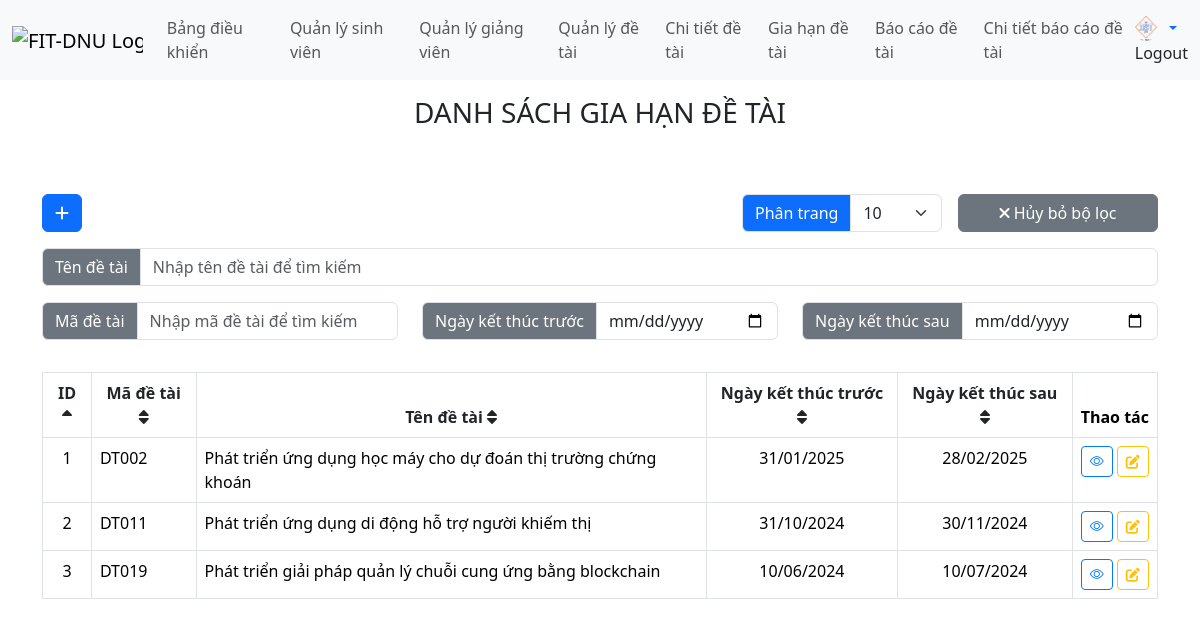
The page /views/project_extensions.php (signed in) on the database its author committed.
### tables this page shows
CREATE TABLE project_extensions (
    id INT NOT NULL AUTO_INCREMENT,
    project_id INT NOT NULL,
    time DATETIME NOT NULL,
    datefinish_before DATE NOT NULL,
    datefinish_after DATE NOT NULL,
    uuid VARCHAR(255) NOT NULL UNIQUE,
    file MEDIUMBLOB NOT NULL,
    PRIMARY KEY (id),
    INDEX idx_uuid (uuid),
    FOREIGN KEY (project_id) REFERENCES projects(id) ON DELETE CASCADE,
    CONSTRAINT check_extension_dates CHECK (datefinish_after >= datefinish_before)
);

CREATE TABLE projects (
    id INT NOT NULL AUTO_INCREMENT,
    project_code VARCHAR(15) NOT NULL UNIQUE,
    project_name NVARCHAR(250) NOT NULL UNIQUE,
    date_created DATETIME NOT NULL,
    date_start DATE NOT NULL,
    date_finish DATE NOT NULL,
    status ENUM('Not started', 'In progress', 'Completed', 'Canceled', 'Pending extension') NOT NULL,
    number_extension INT NOT NULL DEFAULT 2 CHECK (number_extension >= 0),
    uuid VARCHAR(255) NOT NULL UNIQUE,
    file MEDIUMBLOB NOT NULL,
    PRIMARY KEY (id),
    INDEX idx_uuid (uuid),
    CONSTRAINT check_dates CHECK (date_finish >= date_start)
);

### functions/project_extensions_functions.php (called while the page is built, shortened)
<?php
function getProjectExtensionsWithPagination($page, $limit, $sortField, $sortOrder) {
    $conn = getDbConnection();
    $allowedFields = ['id', 'project_code', 'project_name', 'datefinish_before', 'datefinish_after'];
    $allowedOrder = ['asc', 'desc'];
    if ($sortField === 'project_name' || $sortField === 'project_code') {
        $orderByField = 'p.' . $sortField;
    } else {
        $orderByField = 'pe.' . $sortField;
    }
    $countSql = "SELECT COUNT(*) as total
                 FROM project_extensions pe
                 INNER JOIN projects p ON pe.project_id = p.id";
    $countResult = mysqli_query($conn, $countSql);
    $totalExtensions = 0;
    if ($countResult) {
        $countRow = mysqli_fetch_assoc($countResult);
        $totalExtensions = (int)$countRow['total'];
    }
    if ($limit === 'all') {
        $totalPages = 1;
        $currentPage = 1;
        $offset = 0;
        $limitClause = "";
    } else {
        $limit = (int)$limit;
        $totalPages = ceil($totalExtensions / $limit);
        $currentPage = max(1, min($page, $totalPages));
        $offset = ($currentPage - 1) * $limit;
        $limitClause = "LIMIT $limit OFFSET $offset";
    }
    $sql = "SELECT pe.id, pe.project_id, p.project_code, p.project_name, pe.datefinish_before, pe.datefinish_after, pe.uuid
            FROM project_extensions pe
            INNER JOIN projects p ON pe.project_id = p.id
            ORDER BY $orderByField $sortOrder
            $limitClause";
    $result = mysqli_query($conn, $sql);
    $extensions = [];
    if ($result && mysqli_num_rows($result) > 0) {
        while ($row = mysqli_fetch_assoc($result)) {
            $extensions[] = $row;
        }
    }
    return [
        'extensions' => $extensions,
        'totalExtensions' => $totalExtensions,
        'totalPages' => $totalPages,
        'currentPage' => $currentPage
    ];
}
?>

### handle/project_extensions_process.php (called while the page is built, shortened)
<?php
require_once __DIR__ . '/../functions/project_extensions_functions.php';
function handleGetProjectExtensionsWithPagination($page, $limit, $sortField, $sortOrder) {
    return getProjectExtensionsWithPagination($page, $limit, $sortField, $sortOrder);
}
?>

### views/project_extensions.php (the view, shortened to what this page needs)
<?php
$limit = isset($_GET['limit']) ? $_GET['limit'] : 10;
if ($limit === 'all') {
    $limit = 'all';
} else {
    $limit = (int)$limit;
}
$page = isset($_GET['page']) ? (int)$_GET['page'] : 1;
$searchProjectName = isset($_GET['search_project_name']) ? trim($_GET['search_project_name']) : '';
$searchProjectCode = isset($_GET['search_project_code']) ? trim($_GET['search_project_code']) : '';
$searchDateFinishBefore = isset($_GET['search_datefinish_before']) ? trim($_GET['search_datefinish_before']) : '';
$searchDateFinishAfter = isset($_GET['search_datefinish_after']) ? trim($_GET['search_datefinish_after']) : '';
$sortField = isset($_SESSION['project_extensions_sort_field']) ? $_SESSION['project_extensions_sort_field'] : 'id';
$sortOrder = isset($_SESSION['project_extensions_sort_order']) ? $_SESSION['project_extensions_sort_order'] : 'asc';
function getSortIcon($field, $currentSortField, $currentSortOrder) {
    if ($field === $currentSortField) {
        return $currentSortOrder === 'asc'
            ? '<i class="fas fa-sort-up"></i>'
            : '<i class="fas fa-sort-down"></i>';
    }
    return '<i class="fas fa-sort"></i>';
}
function getNextSortOrder($field, $currentSortField, $currentSortOrder) {
    if ($field === $currentSortField) {
        return $currentSortOrder === 'asc' ? 'desc' : 'asc';
    }
    return 'asc';
}
function buildSortUrl($field, $sortField, $sortOrder, $page, $limit, $searchProjectName = '', $searchProjectCode = '', $searchDateFinishBefore = '', $searchDateFinishAfter = '') {
    $params = [
        'page' => $page,
        'sort_field' => $field,
        'sort_order' => getNextSortOrder($field, $sortField, $sortOrder),
        'limit' => $limit
    ];
    return 'project_extensions.php?' . http_build_query($params);
}
include __DIR__ . '/header.php';
?>
<body>
    <?php include './menu.php'; ?>
    <div class="container mt-3">
        <h3 class="mt-3 mb-3 text-center">DANH SÁCH GIA HẠN ĐỀ TÀI</h3>
        <br>
        <br>
        <div class="row mb-3">
            <div class="col-12 d-flex justify-content-between align-items-center">
                <div>
                    <a href="project_extensions/create_project_extension.php" class="btn btn-primary">
                        <i class="fas fa-plus"></i>
                    </a>
                </div>
                <div class="d-flex align-items-center">
                    <div class="input-group me-3" style="width: 200px;">
                        <span class="input-group-text bg-primary text-white">Phân trang</span>
                        <select class="form-select" id="records_per_page" onchange="changeRecordsPerPage()">
                            <option value="10" <?= $limit == 10 ? 'selected' : '' ?>>10</option>
                        </select>
                    </div>
                    <div style="width: 200px;">
                        <button type="button" class="btn btn-secondary w-100" onclick="clearSearch()">
                            <i class="fas fa-times"></i> Hủy bỏ bộ lọc
                        </button>
                    </div>
                </div>
            </div>
        </div>
        <form method="GET" action="project_extensions.php" id="searchForm">
            <div class="row mb-3 mt-3">
                <div class="col-md-12">
                    <div class="row">
                        <div class="col-md-12">
                            <div class="input-group mb-3">
                                <span class="input-group-text bg-secondary text-white">Tên đề tài</span>
                                <input type="text" class="form-control" name="search_project_name"
                                       value="<?= htmlspecialchars($searchProjectName) ?>"
                                       placeholder="Nhập tên đề tài để tìm kiếm"
                                       onblur="document.getElementById('searchForm').submit()"
                                       onkeypress="if(event.key === 'Enter') document.getElementById('searchForm').submit()">
                            </div>
                        </div>
                    </div>
                    <div class="row">
                        <div class="col-md-4">
                            <div class="input-group mb-3">
                                <span class="input-group-text bg-secondary text-white">Mã đề tài</span>
                                <input type="text" class="form-control" name="search_project_code"
                                       value="<?= htmlspecialchars($searchProjectCode) ?>"
                                       placeholder="Nhập mã đề tài để tìm kiếm"
                                       onblur="document.getElementById('searchForm').submit()"
                                       onkeypress="if(event.key === 'Enter') document.getElementById('searchForm').submit()">
                            </div>
                        </div>
                        <div class="col-md-4">
                            <div class="input-group mb-3">
                                <span class="input-group-text bg-secondary text-white">Ngày kết thúc trước</span>
                                <input type="date" class="form-control" name="search_datefinish_before"
                                       value="<?= htmlspecialchars($searchDateFinishBefore) ?>"
                                       onblur="document.getElementById('searchForm').submit()"
                                       onkeypress="if(event.key === 'Enter') document.getElementById('searchForm').submit()">
                            </div>
                        </div>
                        <div class="col-md-4">
                            <div class="input-group mb-3">
                                <span class="input-group-text bg-secondary text-white">Ngày kết thúc sau</span>
                                <input type="date" class="form-control" name="search_datefinish_after"
                                       value="<?= htmlspecialchars($searchDateFinishAfter) ?>"
                                       onblur="document.getElementById('searchForm').submit()"
                                       onkeypress="if(event.key === 'Enter') document.getElementById('searchForm').submit()">
                            </div>
                        </div>
                    </div>
                </div>
            </div>
        </form>
        <table class="table table-bordered">
            <thead>
                <tr>
                    <th scope="col" class="text-center">
                        <a href="<?= buildSortUrl('id', $sortField, $sortOrder, $page, $limit, $searchProjectName, $searchProjectCode, $searchDateFinishBefore, $searchDateFinishAfter) ?>" class="text-decoration-none text-dark">
                            ID <?= getSortIcon('id', $sortField, $sortOrder) ?>
                        </a>
                    </th>
                    <th scope="col" class="text-center">
                        <a href="<?= buildSortUrl('project_code', $sortField, $sortOrder, $page, $limit, $searchProjectName, $searchProjectCode, $searchDateFinishBefore, $searchDateFinishAfter) ?>" class="text-decoration-none text-dark">
                            Mã đề tài <?= getSortIcon('project_code', $sortField, $sortOrder) ?>
                        </a>
                    </th>
                    <th scope="col" class="text-center">
                        <a href="<?= buildSortUrl('project_name', $sortField, $sortOrder, $page, $limit, $searchProjectName, $searchProjectCode, $searchDateFinishBefore, $searchDateFinishAfter) ?>" class="text-decoration-none text-dark">
                            Tên đề tài <?= getSortIcon('project_name', $sortField, $sortOrder) ?>
                        </a>
                    </th>
                    <th scope="col" class="text-center">
                        <a href="<?= buildSortUrl('datefinish_before', $sortField, $sortOrder, $page, $limit, $searchProjectName, $searchProjectCode, $searchDateFinishBefore, $searchDateFinishAfter) ?>" class="text-decoration-none text-dark">
                            Ngày kết thúc trước <?= getSortIcon('datefinish_before', $sortField, $sortOrder) ?>
                        </a>
                    </th>
                    <th scope="col" class="text-center">
                        <a href="<?= buildSortUrl('datefinish_after', $sortField, $sortOrder, $page, $limit, $searchProjectName, $searchProjectCode, $searchDateFinishBefore, $searchDateFinishAfter) ?>" class="text-decoration-none text-dark">
                            Ngày kết thúc sau <?= getSortIcon('datefinish_after', $sortField, $sortOrder) ?>
                        </a>
                    </th>
                    <th scope="col" class="text-center">Thao tác</th>
                </tr>
            </thead>
            <tbody>
                <?php
                require '../handle/project_extensions_process.php';
                $hasSearch = !empty($searchProjectName) || !empty($searchProjectCode) || !empty($searchDateFinishBefore) || !empty($searchDateFinishAfter);
                if ($hasSearch) {
                    $paginationData = handleSearchProjectExtensionsWithPagination($page, $limit, $sortField, $sortOrder, $searchProjectName, $searchProjectCode, $searchDateFinishBefore, $searchDateFinishAfter);
                } else {
                    $paginationData = handleGetProjectExtensionsWithPagination($page, $limit, $sortField, $sortOrder);
                }
                $extensions = $paginationData['extensions'];
                $maxDateFinishIds = [];
                foreach ($extensions as $extension) {
                    $projectCode = $extension["project_code"];
                    if (!isset($maxDateFinishIds[$projectCode]) ||
                        strtotime($extension["datefinish_after"]) > strtotime($maxDateFinishIds[$projectCode]["datefinish_after"])) {
                        $maxDateFinishIds[$projectCode] = $extension;
                    }
                }
                foreach($extensions as $index => $extension){
                    $isLatestExtension = ($extension["id"] == $maxDateFinishIds[$extension["project_code"]]["id"]);
                ?>
                    <tr>
                        <td class="text-center"><?= $extension["id"] ?></td>
                        <td><?= htmlspecialchars($extension["project_code"]) ?></td>
                        <td><?= htmlspecialchars($extension["project_name"]) ?></td>
                        <td class="text-center"><?= date('d/m/Y', strtotime($extension["datefinish_before"])) ?></td>
                        <td class="text-center"><?= date('d/m/Y', strtotime($extension["datefinish_after"])) ?></td>
                        <td class="text-center">
                            <div class="d-flex gap-1 justify-content-center">
                                <a href="project_extensions.php?uuid=<?= $extension["uuid"] ?>"
                                   class="btn btn-view-pdf btn-sm"
                                   target="_blank"
                                   title="Xem file đơn gia hạn">
                                    <i class="bi bi-eye"></i>
                                </a>
                                <?php if ($isLatestExtension): ?>
                                    <a href="project_extensions/edit_project_extension.php?id=<?= $extension["id"] ?>" class="btn btn-warning btn-sm"><i class="fas fa-edit"></i></a>
                                <?php endif; ?>
                            </div>
                        </td>
                    </tr>
                <?php } ?>
            </tbody>
        </table>
    </div>
</body>
</html>

### rows shown on the page
project_extensions: id "1", project.project_code "DT002", project.project_name "Phát triển ứng dụng học máy cho dự đoán thị trường chứng khoán", datefinish_before "31/01/2025", datefinish_after "28/02/2025"
project_extensions: id "2", project.project_code "DT011", project.project_name "Phát triển ứng dụng di động hỗ trợ người khiếm thị", datefinish_before "31/10/2024", datefinish_after "30/11/2024"
project_extensions: id "3", project.project_code "DT019", project.project_name "Phát triển giải pháp quản lý chuỗi cung ứng bằng blockchain", datefinish_before "10/06/2024", datefinish_after "10/07/2024"
